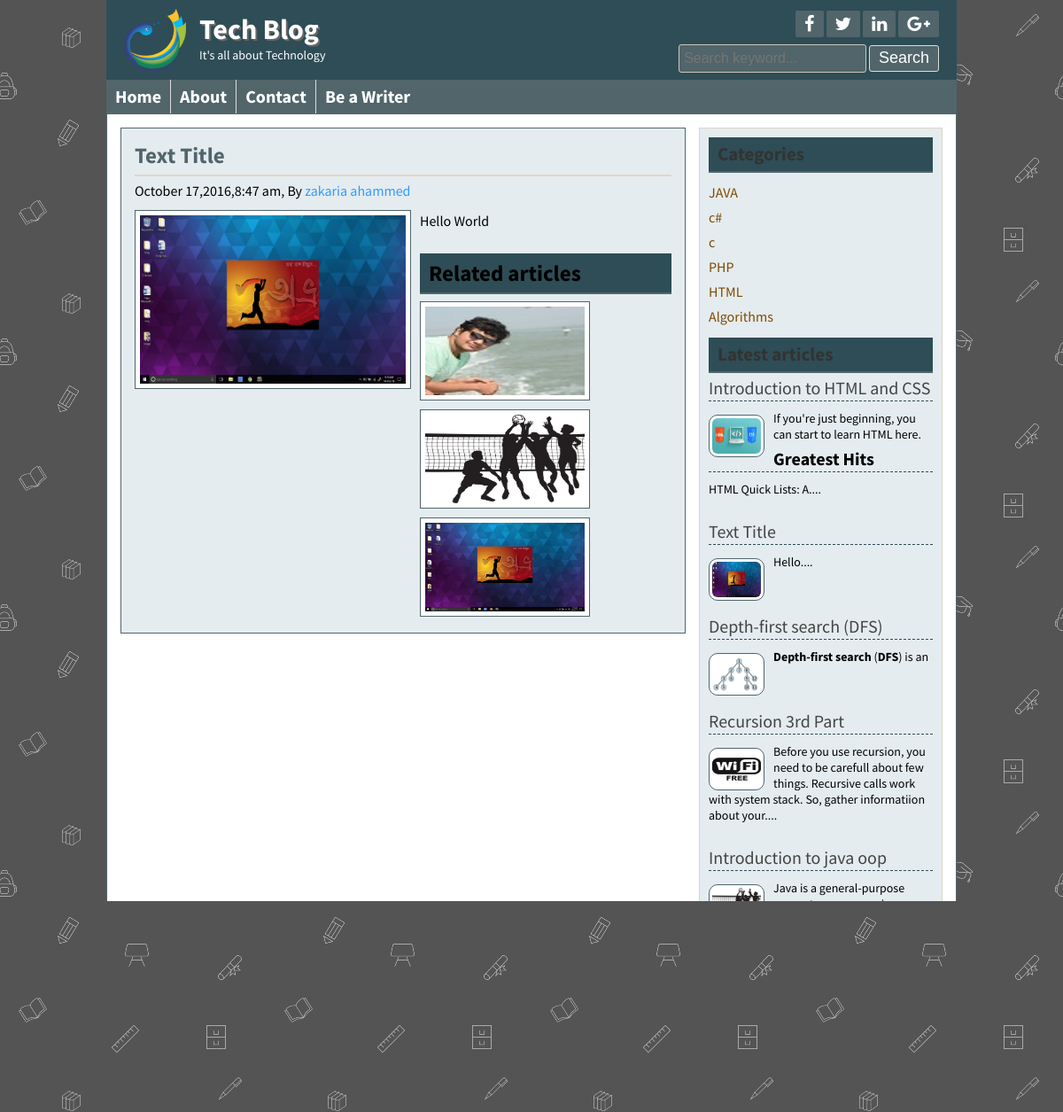
The app's page /post.php?id=14 with its own data.
### tables this page shows
CREATE TABLE IF NOT EXISTS `tbl_post` (
  `id` int(2) NOT NULL AUTO_INCREMENT,
  `title` varchar(50) NOT NULL,
  `image` varchar(255) NOT NULL,
  `body` text NOT NULL,
  `date` timestamp NOT NULL DEFAULT CURRENT_TIMESTAMP,
  `cat_id` int(2) NOT NULL,
  `tag` varchar(255) NOT NULL,
  `admin_id` int(2) NOT NULL,
  PRIMARY KEY (`id`),
  KEY `cat_id` (`cat_id`),
  KEY `tag_id` (`tag`),
  KEY `author_id` (`admin_id`)
);

CREATE TABLE IF NOT EXISTS `tbl_category` (
  `cat_id` int(2) NOT NULL AUTO_INCREMENT,
  `cat_name` varchar(55) NOT NULL,
  PRIMARY KEY (`cat_id`)
);

### lib/Database.php (called while the page is built, shortened)
<?php
Class Database{
	public $host   = DB_HOST;
	public $user   = DB_USER;
	public $pass   = DB_PASS;
	public $dbname = DB_NAME;
	public $link;
	private function connectDB(){
	$this->link = new mysqli($this->host, $this->user, $this->pass, $this->dbname);
 }
	public function select($query){
		$result = $this->link->query($query) or die($this->link->error.__LINE__);
		if($result->num_rows > 0){
			return $result;
		} else {
			return false;
		}
	}
}

### helpers/Format.php (called while the page is built, shortened)
<?php
class Format
{
	public function format_date($date)
	{
		return date('F j,Y,g:i a',strtotime($date));
	}
	public function textShortent($text,$limit=400)
	{
		$text=substr($text, 0 , $limit);
		$text=substr($text, 0 ,strrpos($text, ' '));
		$text=$text."....";
		return $text;
	}
}
?>

### post.php (the view, shortened to what this page needs)
	<?php include 'inc\header.php';?>
	<div class="contentsection contemplete clear">
	<?php
	$catid=0;
		if (isset($_GET['id'])) {
			$id=$_GET['id'];
		}else{
			header("location:404.php");
		}
	?>
		<div class="maincontent clear">
		<?php
		$query=("SELECT * ,tbl_admins.admin_name
					 FROM tbl_post
					 inner join tbl_admins
					 on tbl_admins.admin_id=tbl_post.admin_id  and id=$id");
			$post=$db->select($query);
			if ($post) {
				while ($result=$post->fetch_assoc()){
		?>
			<div class="about">
				<h2><?php echo$result['title']?></h2>
				<h4><?php echo $fm->format_date($result['date'])?>, By  <a href="profile.php?id=<?php echo $result['admin_id'] ?>"><?php echo $result['admin_name'] ?></a></h4>
				<img src="admin/<?php echo$result['image']?>" alt="MyImage"/>
				<p>
				<?php  echo $result['body'] ?>
				</p>
				<?php $catid=$result['cat_id'];?>
				<?php
						}
					}else{
						header("location:404.php");
					}
				?>
				<div class="relatedpost clear">
					<h2>Related articles</h2>
					<?php
					$query=("SELECT * FROM tbl_post where cat_id=$catid");
					$post=$db->select($query);
					if ($post) {
					while ($result=$post->fetch_assoc()){
				?>
					<a href="post.php?id=<?php echo $result['id'] ?>"><img src="admin/<?php echo$result['image']?>" alt="post image"/></a>
					<?php
						}
					}else{
						echo "No related post!!";
					}
				?>
				</div>
	</div>
		</div>
<?php include 'inc\sidebar.php';?>
<?php include 'inc\footer.php';?>

### inc/sidebar.php
<div class="sidebar clear">
	<div class="samesidebar clear">
		<h2>Categories</h2>
		<?php
			$query=("SELECT * FROM tbl_category");
			$post=$db->select($query);
			if ($post) {
				while ($result=$post->fetch_assoc()){
		?>
			<ul>
				<li><a href="posts.php?catid=<?php echo $result['cat_id'] ?>"><?php echo $result['cat_name'] ?></a></li>
			</ul>
			<?php
				}
			}else{
				echo "No category Found!!";
			}
		?>
	</div>
	<div class="samesidebar clear">
		<h2>Latest articles</h2>
		<?php
			$query=("SELECT * FROM tbl_post order by id desc limit 5");
			$post=$db->select($query);
			if ($post) {
				while ($result=$post->fetch_assoc()){
		?>
			<div class="popular clear">
				<h3><a href="post.php?id=<?php echo $result['id'] ?>"><?php echo $result['title'] ?></a></h3>
				<a href="post.php?id=<?php echo $result['id'] ?>"><img src="admin/<?php echo$result['image']?>" alt="post image"/></a>
				<p><?php echo $fm->textShortent($result['body'],150) ?></p>
			</div>
			<?php
				}
			}else{
				echo "No Latest post Found!!";
			}
		?>
	</div>
</div>

### style.css (style rules this page uses)
* { margin:0;padding:0;outline:0 }
body { font-family: 'Source Sans Pro', sans-serif;font-size:14px;line-height:18px;color:#000;background:url(images/school.png)repeat fixed 0 0 #fff; }
.contemplete { margin: 0 auto; width: 928px; }
.clear { overflow:hidden; }
.contentsection { background: #ffffff none repeat scroll 0 0; border: 1px solid #51656b; padding: 15px; }
.maincontent { background: #e4ecef none repeat scroll 0 0; border: 1px solid #51656b; float: left; margin: 0 15px 15px 0; padding: 8px 15px; width: 606px; }
.about { font-size: 16px; line-height: 24px; text-align: justify; }
.about img { background: #fff none repeat scroll 0 0; border: 1px solid #51656b; float: left; height: 190px; margin-right: 10px; padding: 5px; width: 300px; }
.about p { font-size: 16px; line-height: 24px; margin-bottom: 10px; text-align: justify; }
.relatedpost h2 { background:#2e4d56 none repeat scroll 0 0; border-bottom: 2px solid #51656b !important; color: #000 !important; margin-bottom: 8px !important; margin-top: 15px; padding-left: 10px !important; }
.relatedpost img { height: 100px; margin-bottom: 10px; width: 180px; }
.samepost h2, .about h2 { border-bottom: 2px solid #e0d6c7; color: #51656b; font-size: 25px; margin-bottom: 4px; padding: 10px 10px 10px 0; }
.samepost h4,.about h4 { font-weight: normal; margin-bottom: 10px; margin-top: 0; }
.samepost h4 a, .about h4 a { text-decoration:none;color:#3399FF; }
.sidebar { background: #e4ecef none repeat scroll 0 0; border: 1px solid #ded4c5; float: right; margin-bottom: 15px; margin-top: 0; padding: 10px; width: 253px; }
.samesidebar { margin-bottom: 10px; }
.samesidebar h2 { background: #2e4d56 none repeat scroll 0 0; border-bottom: 2px solid #51656b; color: #333; margin-bottom: 8px; padding: 10px; }
.samesidebar ul { padding:0;margin:0;list-style:none; }
.samesidebar ul li { border-bottom: 1px dashed #e9c05c; font-size: 16px; padding: 5px 8px 5px 0; }
.samesidebar ul li:last-child { border-bottom: 0px dashed #e9c05c; }
.samesidebar ul li a { color: #814a00; text-decoration: none; }
.samesidebar p { margin-bottom: 10px; }
.popular { margin-bottom: 20px; }
.popular h3 { border-bottom: 1px dashed #2e4d56; font-size: 20px; font-weight: normal; margin-bottom: 10px; padding-bottom: 5px; }
.popular h3 a { text-decoration:none;color:#444 }
.popular img { background: #fff none repeat scroll 0 0; border: 1px solid #51656b; border-radius: 10px; float: left; height: 40px; margin-right: 10px; margin-top: 5px; padding: 3px; width: 55px; }

### lessframework4.css (style rules this page uses)
.contemplete { width: 928px; margin: 0 auto; }
.maincontent { width: 606px; }
.sidebar { width: 253px; }
body { font-size:14px;line-height:18px }
.samesidebar h2 { padding: 10px; }
.samesidebar ul li { font-size: 16px; }
.popular h3 { font-size: 20px; }
.popular { margin-bottom: 20px; }
.popular img { height: 40px;margin-top: 5px; margin-right: 10px; padding: 3px; width: 55px; }
.about { font-size: 16px;line-height: 24px; }
.about p { font-size: 16px; line-height: 24px; margin-bottom: 10px; }
.relatedpost img { height: 100px;margin-bottom: 10px;width: 180px; }
.about img { padding: 5px; margin-right: 10px; }

### records on screen
tbl_post: title "Text Title", date "October 17,2016,8:47 am", admin.admin_name "zakaria ahammed", image (picture), body "Hello World", body "Hello...."
tbl_post: image (picture)
tbl_post: image (picture), title "Introduction to java oop", body "Java is a general-purpose computer programming language that is concurrent, class-based, object-oriented,[14] and specifically designed to have as...."
tbl_category: cat_name "JAVA"
tbl_category: cat_name "c#"
tbl_category: cat_name "c"
tbl_category: cat_name "PHP"
tbl_category: cat_name "HTML"
tbl_category: cat_name "Algorithms"
tbl_post: title "Introduction to HTML and CSS", image (picture), body "If you're just beginning, you can start to learn HTML here. Greatest Hits HTML Quick Lists: A...."
tbl_post: title "Depth-first search (DFS)", image (picture), body "Depth-first search ( DFS ) is an"
tbl_post: title "Recursion 3rd Part", image (picture), body "Before you use recursion, you need to be carefull about few things. Recursive calls work with system stack. So, gather informatiion about your...."
